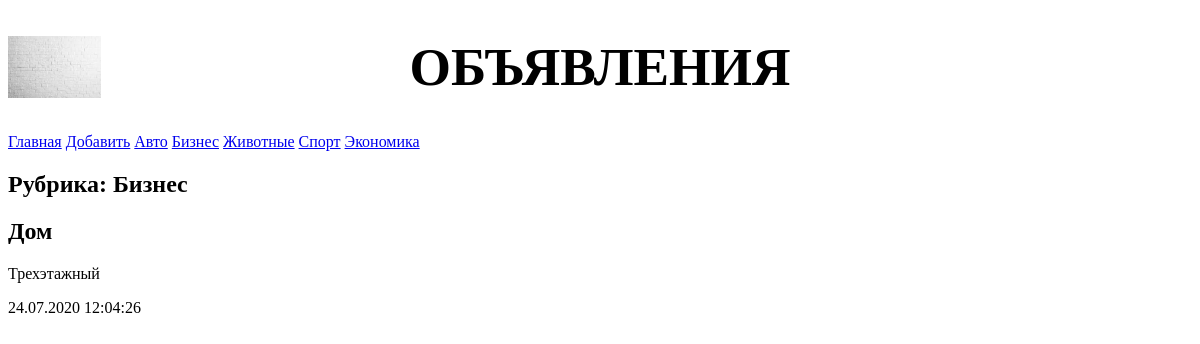
/bboard/3/, run on the app's committed database.
### bboard/models.py (models this page shows, shortened)
class Rubric(models.Model):
    name = models.CharField(max_length=20, db_index=True, verbose_name='Название')
    visible = models.BooleanField(default=False)
    class Meta:
        verbose_name_plural = 'Рубрики'
        verbose_name = 'Рубрика'
        ordering = ['name']

class Bb(models.Model):
    title = models.CharField(max_length=50, verbose_name='Товар')
    content = models.TextField(null=True, blank=True, verbose_name='Описание')
    price = models.FloatField(null=True, blank=True, verbose_name='Цена')
    published = models.DateTimeField(auto_now_add=True, db_index=True, verbose_name='Опубликовано')
    rubric = models.ForeignKey('Rubric', null=True, on_delete=models.PROTECT, verbose_name='Рубрика',
                               limit_choices_to={'visible': True})
    class Meta:
        verbose_name_plural = 'Объявления'
        verbose_name = 'Объявление'
        ordering = ['-published']

### bboard/views.py (the view)
# urls.py: path('<int:rubric_id>/', by_rubric, name='by_rubric'),
def by_rubric(request, rubric_id):
    bbs = Bb.objects.filter(rubric=rubric_id)
    rubrics = Rubric.objects.all()
    current_rubric = Rubric.objects.get(pk=rubric_id)
    context = {'bbs':bbs, 'rubrics':rubrics, 'current_rubric':current_rubric}
    return render(request, 'bboard/by_rubric.html', context)

### bboard/templates/bboard/by_rubric.html (shortened to what this page needs)
{% extends 'layout/basic.html' %}
{% block content %}
<h2>Рубрика: {{current_rubric.name}}</h2>
    {% for bb in bbs %}
    <div>
        <h2> {{ bb.title }} </h2>
        <p> {{ bb.content }}</p>
        <p> {{ bb.published|date:"d.m.Y H:i:s" }}</p>
    </div>
    {% endfor %}
{% endblock %}

### bboard/templates/layout/basic.html (shortened to what this page needs)
{% load static %}
<!doctype html>
<html>
    <head>
        <link rel="stylesheet" type="text/css"
        href="{% static 'bboard/style.css' %}">
    </head>
    <body>
        <header>
            <h1>Объявления</h1>
        </header>
        <nav>
            <a href="{% url 'index' %}">Главная</a>
            <a href="{% url 'add' %}">Добавить</a>
            {% for rubric in rubrics %}
                <a href="{% url 'by_rubric' rubric.pk %}">{{ rubric.name }}</a>
            {% endfor %}
        </nav>
        <section>
            {% block content %}
            {% endblock %}
        </section>
    </body>
</html>

### bboard/static/bboard/style.css (style rules this page uses)
header h1 { font-size: 40pt; text-transform: uppercase; text-align: center; background: url("bg.jpeg") left / auto 100% no-repeat; }
nav { list-style-type: none; margin: 0; padding: 0; }
section { margin-left: 300рх; }

### data on the page
Rubric: name "Авто"
Rubric: name "Бизнес"
Rubric: name "Животные"
Rubric: name "Спорт"
Rubric: name "Экономика"
Bb: title "Дом", content "Трехэтажный", published "24.07.2020 12:04:26"
